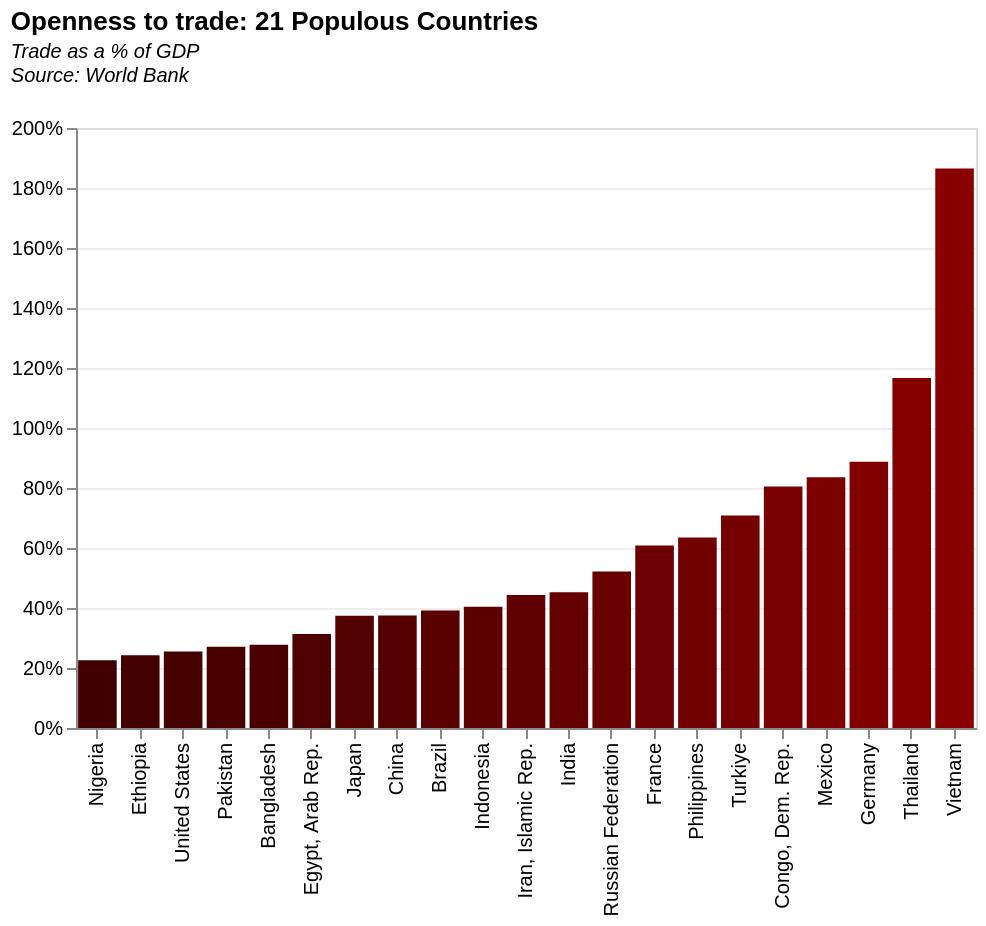

Describe this chart as a Vega-Lite specification.
### Vega-Lite specification from a JSON file in a GitHub repository (floating-point values rounded to 4 significant figures; data arrays with more than 128 entries replaced by an {"elided": "..."} marker saying what was removed)
{"$schema": "https://vega.github.io/schema/vega-lite/v5.json", "data": {"values": {"elided": "1092 records"}}, "height": 300, "width": 450, "title": {"text": "Openness to trade: 21 Populous Countries", "anchor": "start", "subtitle": ["Trade as a % of GDP", "Source: World Bank", ""], "subtitleFontStyle": "italic", "subtitleFontSize": 10}, "params": [{"name": "year", "value": 2021, "bind": {"input": "range", "min": 1970, "max": 2021, "step": 1, "name": "Year"}}, {"name": "highlight", "select": {"type": "point", "on": "mouseover"}}], "transform": [{"calculate": "toNumber(year)", "as": "yearS"}, {"filter": "datum.yearS == datum.Year"}], "mark": "bar", "encoding": {"x": {"field": "Country", "type": "nominal", "sort": {"field": "rank", "order": "ascending"}, "title": ""}, "y": {"field": "GDP", "type": "quantitative", "axis": {"format": "%", "gridOpacity": 0.5}, "title": null}, "color": {"field": "rank2", "type": "quantitative", "legend": null, "scale": {"range": ["#000", "#880000"]}}, "opacity": {"condition": {"test": {"param": "highlight"}, "value": 1}, "value": 0.4}, "tooltip": [{"field": "Country"}, {"field": "GDP", "type": "quantitative", "format": ".2%"}]}}
